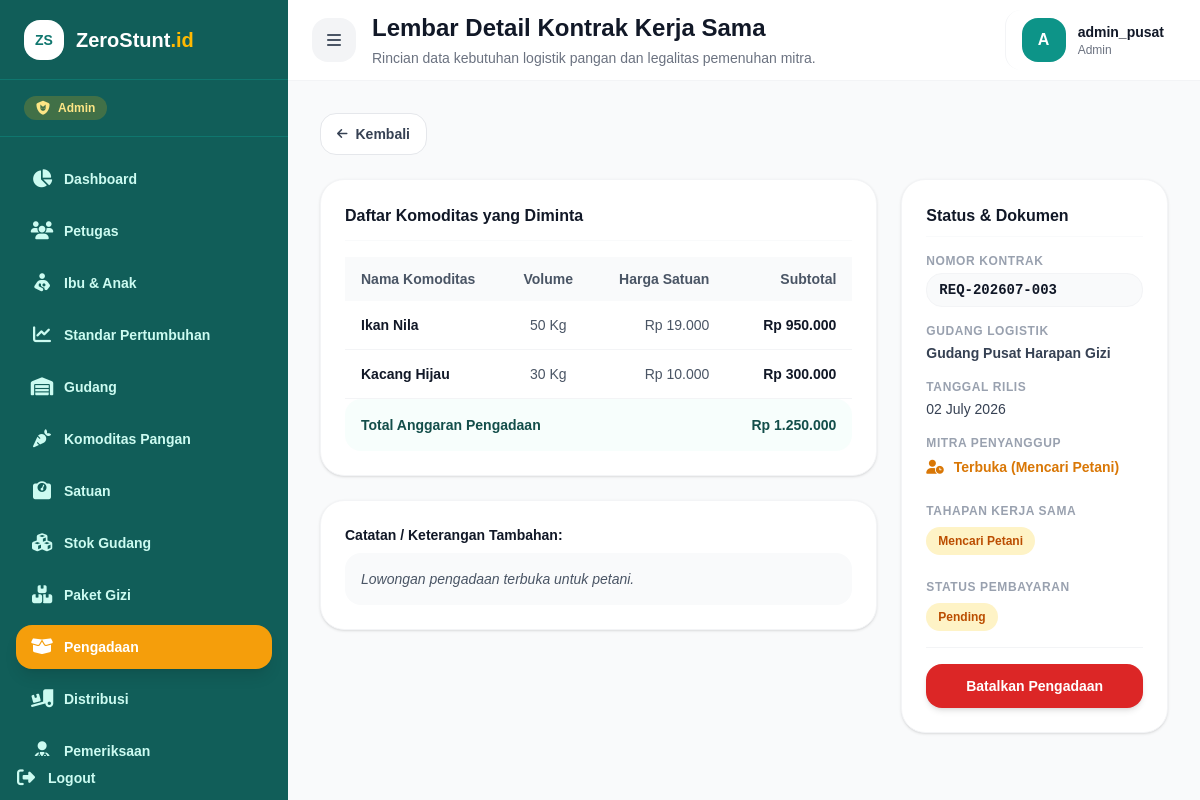
/transaksi/pengadaan/detail?id=3 (signed in), run on the app's committed database.
### tables this page shows
CREATE TABLE `t_pengadaan_detail` (
  `id_pengadaan_detail` int NOT NULL,
  `id_pengadaan` int NOT NULL,
  `id_komoditas` int NOT NULL,
  `jumlah` decimal(10,2) NOT NULL,
  `harga_satuan` decimal(10,2) NOT NULL DEFAULT '0.00',
  `subtotal` decimal(12,2) GENERATED ALWAYS AS ((`jumlah` * `harga_satuan`)) STORED
);

CREATE TABLE `komoditas_pangan` (
  `id_komoditas` int NOT NULL,
  `nama_komoditas` varchar(100) NOT NULL,
  `kategori_gizi` varchar(50) DEFAULT NULL,
  `id_satuan` int NOT NULL,
  `deskripsi` text,
  `tgl_created` timestamp NULL DEFAULT CURRENT_TIMESTAMP,
  `is_deleted` tinyint(1) NOT NULL DEFAULT '0'
);

CREATE TABLE `satuan` (
  `id_satuan` int NOT NULL,
  `nama_satuan` varchar(50) NOT NULL,
  `singkat` varchar(10) NOT NULL,
  `tgl_created` timestamp NULL DEFAULT CURRENT_TIMESTAMP,
  `is_deleted` tinyint(1) NOT NULL DEFAULT '0'
);

CREATE TABLE `t_pengadaan` (
  `id_pengadaan` int NOT NULL,
  `id_petani` int DEFAULT NULL,
  `id_gudang` int NOT NULL,
  `no_kontrak` varchar(30) NOT NULL,
  `tgl_pengadaan` date NOT NULL,
  `total_bayar` decimal(12,2) NOT NULL DEFAULT '0.00',
  `status_bayar` enum('Pending','Lunas') NOT NULL DEFAULT 'Pending',
  `status_kontrak` enum('Mencari Petani','Disetujui','Dibatalkan') NOT NULL DEFAULT 'Mencari Petani',
  `keterangan` text,
  `tgl_created` timestamp NULL DEFAULT CURRENT_TIMESTAMP,
  `tgl_updated` timestamp NULL DEFAULT CURRENT_TIMESTAMP ON UPDATE CURRENT_TIMESTAMP
);

CREATE TABLE `gudang` (
  `id_gudang` int NOT NULL,
  `nama_gudang` varchar(100) NOT NULL,
  `lokasi_gudang` text,
  `jenis_gudang` enum('Pusat','Posyandu') NOT NULL,
  `alamat_lengkap` text,
  `nama_pengelola` varchar(100) DEFAULT NULL,
  `tgl_created` timestamp NULL DEFAULT CURRENT_TIMESTAMP,
  `is_deleted` tinyint(1) NOT NULL DEFAULT '0'
);

### controllers/TransaksiController.php (called while the page is built, shortened)
<?php
require_once '../models/Pengadaan.php';
class TransaksiController
{
    public function detailPengadaan()
    {
        $id_pengadaan = (int) ($_GET['id'] ?? 0);
        $pengadaanModel = new Pengadaan();
        $nota = $pengadaanModel->find($id_pengadaan);
        require '../views/transaksi/pengadaan/detailPengadaan.php';
    }
}

### models/Pengadaan.php (called while the page is built, shortened)
<?php
class Pengadaan
{
    protected $db;
    public function __construct()
    {
        global $koneksi;
        $this->db = $koneksi;
    }
    public function getDetails($id_pengadaan): array
    {
        $stmt = mysqli_prepare($this->db, "
            SELECT pd.*, k.nama_komoditas, s.singkat as satuan
            FROM t_pengadaan_detail pd
            JOIN komoditas_pangan k ON pd.id_komoditas = k.id_komoditas
            JOIN satuan s ON k.id_satuan = s.id_satuan
            WHERE pd.id_pengadaan = ?
        ");
        mysqli_stmt_bind_param($stmt, 'i', $id_pengadaan);
        mysqli_stmt_execute($stmt);
        $result = mysqli_stmt_get_result($stmt);
        $details = mysqli_fetch_all($result, MYSQLI_ASSOC);
        return $details;
    }
    public function find($id_pengadaan): array
    {
        $stmt = mysqli_prepare($this->db, "
            SELECT p.*, g.nama_gudang, pl.nama_lahan as nama_petani
            FROM t_pengadaan p
            JOIN gudang g ON p.id_gudang = g.id_gudang
            LEFT JOIN petani_lokal pl ON p.id_petani = pl.id_petani
            WHERE p.id_pengadaan = ?
        ");
        mysqli_stmt_bind_param($stmt, 'i', $id_pengadaan);
        mysqli_stmt_execute($stmt);
        $result = mysqli_stmt_get_result($stmt);
        $data = mysqli_fetch_assoc($result) ?: [];
        if (!empty($data)) {
            $data['details'] = $this->getDetails($id_pengadaan);
        }
        return $data;
    }
}

### views/transaksi/pengadaan/detailPengadaan.php (the view, shortened to what this page needs)
<?php
$role = $_SESSION['role'] ?? '';
$isAdmin = defined('ROLE_ADMIN') ? $role === ROLE_ADMIN : strtolower($role) === 'admin';
$nota = $nota ?? [];
?>
<div class="space-y-6">
    <div class="flex items-center justify-between">
        <a href="/transaksi/pengadaan"
            class="inline-flex items-center gap-2 rounded-2xl border border-gray-200 bg-white px-4 py-2.5 text-sm font-semibold text-gray-700 transition hover:bg-gray-50">
            <i class="fa-solid fa-arrow-left text-xs"></i> Kembali
        </a>
    </div>
    <div class="grid grid-cols-1 gap-6 lg:grid-cols-3">
        <div class="lg:col-span-2 space-y-6">
            <div class="rounded-3xl border border-gray-100 bg-white p-6 shadow-sm space-y-4">
                <h3 class="text-base font-bold text-gray-900 border-b border-gray-50 pb-3">Daftar Komoditas yang Diminta
                </h3>
                <div class="overflow-x-auto">
                    <table class="w-full text-sm">
                        <thead class="bg-gray-50 text-gray-600 font-bold">
                            <tr>
                                <th class="px-4 py-3 text-left">Nama Komoditas</th>
                                <th class="px-4 py-3 text-center">Volume</th>
                                <th class="px-4 py-3 text-right">Harga Satuan</th>
                                <th class="px-4 py-3 text-right">Subtotal</th>
                            </tr>
                        </thead>
                        <tbody class="divide-y divide-gray-100">
                            <?php
                            $totalKeseluruhan = 0;
                            foreach ($nota['details'] as $item):
                                $subtotalItem = $item['jumlah'] * $item['harga_satuan'];
                                $totalKeseluruhan += $subtotalItem;
                            ?>
                                <tr>
                                    <td class="px-4 py-3.5 font-semibold text-gray-900">
                                        <?= htmlspecialchars($item['nama_komoditas']) ?>
                                    </td>
                                    <td class="px-4 py-3.5 text-center text-gray-600">
                                        <?= number_format($item['jumlah'], 0, ',', '.') ?>
                                        <?= htmlspecialchars($item['satuan']) ?>
                                    </td>
                                    <td class="px-4 py-3.5 text-right text-gray-600">Rp
                                        <?= number_format($item['harga_satuan'], 0, ',', '.') ?>
                                    </td>
                                    <td class="px-4 py-3.5 text-right font-bold text-gray-900">Rp
                                        <?= number_format($subtotalItem, 0, ',', '.') ?>
                                    </td>
                                </tr>
                            <?php endforeach; ?>
                            <tr class="bg-teal-50/50 font-extrabold text-teal-900">
                                <td colspan="3" class="px-4 py-4 text-left rounded-l-2xl">Total Anggaran Pengadaan</td>
                                <td class="px-4 py-4 text-right rounded-r-2xl">Rp
                                    <?= number_format($totalKeseluruhan, 0, ',', '.') ?>
                                </td>
                            </tr>
                        </tbody>
                    </table>
                </div>
            </div>
            <div class="rounded-3xl border border-gray-100 bg-white p-6 shadow-sm">
                <h4 class="text-sm font-bold text-gray-900 mb-2">Catatan / Keterangan Tambahan:</h4>
                <p class="text-sm text-gray-600 bg-gray-50 p-4 rounded-2xl italic">
                    <?= !empty($nota['keterangan']) ? nl2br(htmlspecialchars($nota['keterangan'])) : 'Tidak ada catatan tambahan untuk kontrak pengadaan ini.'; ?>
                </p>
            </div>
        </div>
        <div class="space-y-6">
            <div class="rounded-3xl border border-gray-100 bg-white p-6 shadow-sm space-y-4">
                <h3 class="text-base font-bold text-gray-900 border-b border-gray-50 pb-2">Status & Dokumen</h3>
                <div>
                    <span class="text-xs font-bold text-gray-400 uppercase tracking-wider block mb-1">Nomor
                        Kontrak</span>
                    <span
                        class="font-mono text-sm font-bold text-gray-900 bg-gray-50 px-3 py-1.5 rounded-xl block border border-gray-100">
                        <?= htmlspecialchars($nota['no_kontrak']) ?>
                    </span>
                </div>
                <div>
                    <span class="text-xs font-bold text-gray-400 uppercase tracking-wider block mb-1">Gudang
                        Logistik</span>
                    <span class="text-sm text-gray-700 font-semibold block">
                        <?= htmlspecialchars($nota['nama_gudang']) ?>
                    </span>
                </div>
                <div>
                    <span class="text-xs font-bold text-gray-400 uppercase tracking-wider block mb-1">Tanggal
                        Rilis</span>
                    <span class="text-sm text-gray-700 block">
                        <?= date('d F Y', strtotime($nota['tgl_pengadaan'])) ?>
                    </span>
                </div>
                <div>
                    <span class="text-xs font-bold text-gray-400 uppercase tracking-wider block mb-1">Mitra
                        Penyanggup</span>
                    <span
                        class="text-sm font-bold <?= !empty($nota['id_petani']) ? 'text-teal-700' : 'text-amber-600' ?>">
                        <i
                            class="fa-solid <?= !empty($nota['id_petani']) ? 'fa-user-check' : 'fa-user-clock' ?> mr-1.5"></i>
                        <?= htmlspecialchars($nota['nama_petani'] ?? 'Terbuka (Mencari Petani)') ?>
                    </span>
                </div>
                <div class="pt-2">
                    <span class="text-xs font-bold text-gray-400 uppercase tracking-wider block mb-2">Tahapan Kerja
                        Sama
                    </span>
                    <?php
                    $statusKontrak = $nota['status_kontrak'] ?? '-';
                    $statusKontrakClass = 'bg-amber-100 text-amber-700';
                    ?>
                    <span class="px-3 py-1.5 text-xs font-bold rounded-full inline-block <?= $statusKontrakClass; ?>">
                        <?= htmlspecialchars($statusKontrak); ?>
                    </span>
                </div>
                <div class="pt-2">
                    <span class="text-xs font-bold text-gray-400 uppercase tracking-wider block mb-2">Status
                        Pembayaran</span>
                    <span
                        class="px-3 py-1.5 text-xs font-bold rounded-full inline-block <?= $nota['status_bayar'] === 'Lunas' ? 'bg-green-100 text-green-700' : 'bg-amber-100 text-amber-700' ?>">
                        <?= htmlspecialchars($nota['status_bayar']) ?>
                    </span>
                </div>
                <?php if (
                    $isAdmin &&
                    empty($nota['id_petani']) &&
                    ($nota['status_bayar'] ?? '') === 'Pending' &&
                    ($nota['status_kontrak'] ?? '') === 'Mencari Petani'
                ): ?>
                    <div class="pt-4 border-t border-gray-100">
                        <form action="/transaksi/pengadaan/batal" method="POST"
                            data-confirm
                            data-confirm-title="Batalkan pengadaan?"
                            data-confirm-message="Pengadaan ini akan dibatalkan dan tidak akan muncul lagi sebagai lowongan untuk petani."
                            data-confirm-text="Ya, batalkan"
                            data-confirm-tone="danger">
                            <button type="submit"
                                class="w-full text-center rounded-2xl bg-red-600 py-3 text-sm font-bold text-white transition hover:bg-red-700 shadow-md shadow-red-100">
                                Batalkan Pengadaan
                            </button>
                        </form>
                    </div>
                <?php endif; ?>
            </div>
        </div>
    </div>
</div>
<?php
require '../views/layouts/dashboard.php';
?>

### data on the page
t_pengadaan_detail: id_komoditas.nama_komoditas "Ikan Nila", jumlah "50", satuan.singkat "Kg", harga_satuan "19.000", subtotalItem "950.000"
t_pengadaan_detail: id_komoditas.nama_komoditas "Kacang Hijau", jumlah "30", satuan.singkat "Kg", harga_satuan "10.000", subtotalItem "300.000"
t_pengadaan: keterangan "Lowongan pengadaan terbuka untuk petani.", no_kontrak "REQ-202607-003", id_gudang.nama_gudang "Gudang Pusat Harapan Gizi", tgl_pengadaan "02 July 2026", status_kontrak "Mencari Petani", status_bayar "Pending"

### other printed values
$role "Admin"
$menu['label'] "Dashboard"
$menu['label'] "Petugas"
$menu['label'] "Ibu & Anak"
$menu['label'] "Standar Pertumbuhan"
$menu['label'] "Gudang"
$menu['label'] "Komoditas Pangan"
$menu['label'] "Satuan"
$menu['label'] "Stok Gudang"
$menu['label'] "Paket Gizi"
$menu['label'] "Pengadaan"
$menu['label'] "Distribusi"
$menu['label'] "Pemeriksaan"
$pageTitle "Lembar Detail Kontrak Kerja Sama"
$pageSubtitle "Rincian data kebutuhan logistik pangan dan legalitas pemenuhan mitra."
